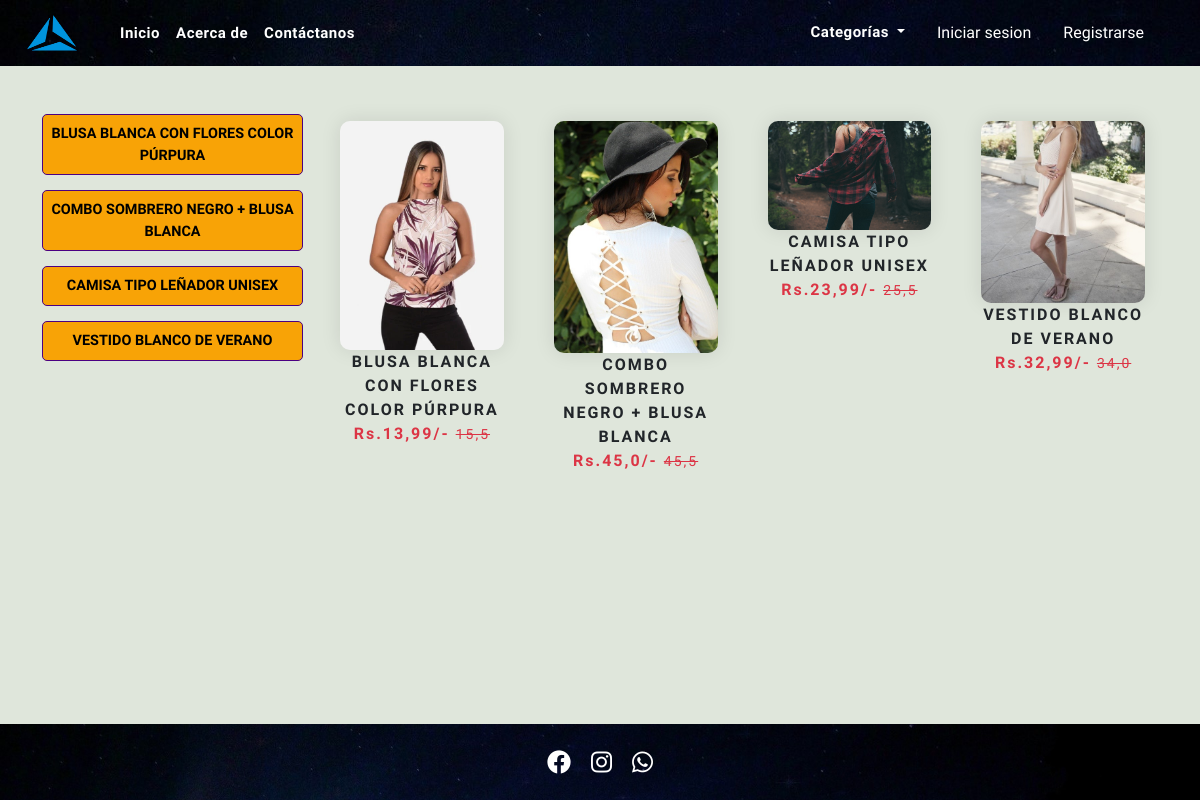
The page /category/RD/ on the database as committed earlier.
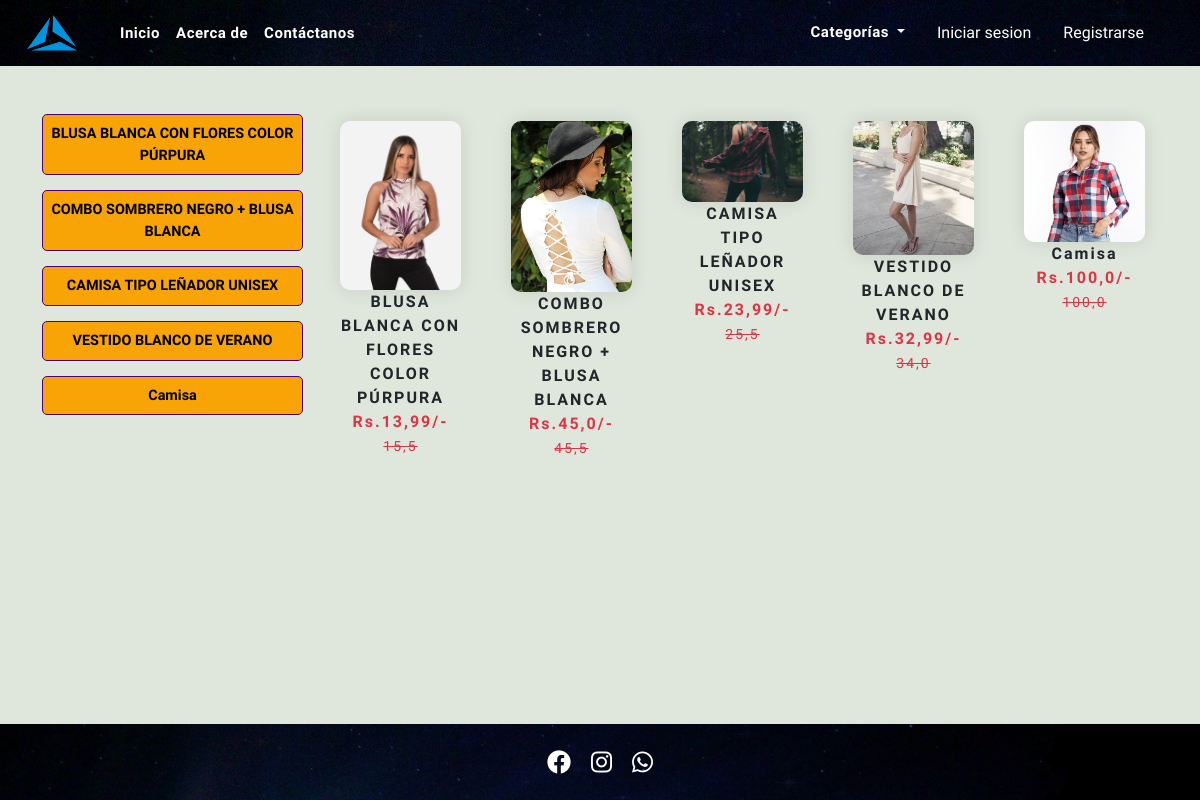
The same page on the database as committed later.
### app/models.py (models this page shows, shortened)
class Product(models.Model):
    titulo_producto = models.CharField(max_length=100)
    precio_venta = models.FloatField()
    precio_con_descuento = models.FloatField()
    descripcion = models.TextField()
    referencia = models.TextField(default='')
    pais_origen = models.CharField(choices=COUNTRY_CHOICES, max_length=60)
    categoria = models.CharField(choices=CATEGORY_CHOICES, max_length=2)
    imagen_producto = models.ImageField(upload_to='product')
    class Meta:
        verbose_name_plural = "Productos"

### app/views.py (the view)
# urls.py: path('category/<slug:val>/', views.CategoryView.as_view(),name='category'),
class CategoryView(View):
    def get(self,request,val):
        totalitem = 0
        wishitem = 0
        if request.user.is_authenticated:
            totalitem = len(Cart.objects.filter(user=request.user))
            wishitem = len(Wishlist.objects.filter(user=request.user))
        product = Product.objects.filter(categoria=val)
        titulo_producto = Product.objects.filter(categoria=val).values('titulo_producto')
        return render(request,"app/category.html",locals())

### app/templates/app/category.html (shortened to what this page needs)
{% extends 'app/base.html' %}
{% load static %}
{% block main-content %}
    <div class="container my-5">
        <div class="row">
            <div class="col-sm-3">
                <div class="list-group">
                    {% for val in titulo_producto %}
                        <a href="{% url 'category-title' val.titulo_producto %}" class="btn btn-custom-primary-2" aria-current="true">{{val.titulo_producto}}</a>
                    {% endfor %}
                </div>
            </div>
            <div class="col-sm-9">
                <div class="row">
                    {% for prod in product %}
                    <div class="col text-center mb-4">
                        <a href="{% url 'product-detail' prod.id %}" class="btn">
                            <div>
                                <img src="{{prod.imagen_producto.url}}" class="img-fluid" width="330px" height="230px">
                                <div class="fw-bold">{{prod.titulo_producto}}</div>
                                <div class="fw-bold text-danger">
                                    Rs.{{prod.precio_con_descuento}}/-
                                    <small class="fw-light text-decoration-line-through">
                                        {{prod.precio_venta}}
                                    </small>
                                </div>
                            </div>
                        </a>
                    </div>
                    {% endfor %}
                </div>
            </div>
        </div>
    </div>
{% endblock main-content %}

Rows that differ between the two databases and show on the page:
added Product: imagen_producto (picture), titulo_producto "Camisa", precio_con_descuento "100,0", precio_venta "100,0"
Other text that changed with them:
new list line: "Camisa"
